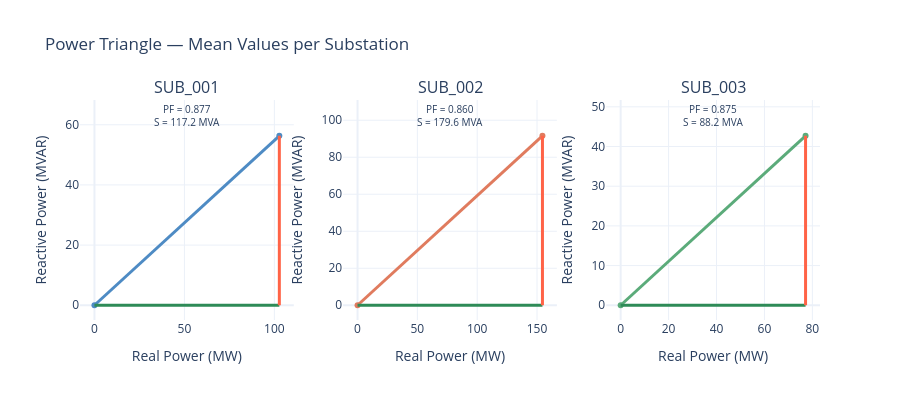

This figure's notebook cell:
### Markdown cell above
---
## Plot 4 — Power Triangle (Interactive)

One power triangle per station using its mean values. Hover over each arrow to see the exact magnitude.

### Code cell
fig = make_subplots(
    rows=1, cols=3,
    subplot_titles=STATIONS,
)

for col, sid in enumerate(STATIONS, start=1):
    s  = df[df['station_id'] == sid]
    P  = s['real_power_mw'].mean()
    Q  = s['reactive_power_mvar'].mean()
    S  = np.sqrt(P**2 + Q**2)
    PF = P / S

    color = COLORS[sid]

    fig.add_trace(go.Scatter(
        x=[0, P], y=[0, Q],
        mode='lines+markers',
        line=dict(color=color, width=3),
        name=f'{sid} S',
        hovertemplate=f'Apparent Power S = {S:.1f} MVA<extra></extra>',
        showlegend=False,
    ), row=1, col=col)

    fig.add_trace(go.Scatter(
        x=[0, P], y=[0, 0],
        mode='lines',
        line=dict(color='seagreen', width=3),
        name=f'{sid} P',
        hovertemplate=f'Real Power P = {P:.1f} MW<extra></extra>',
        showlegend=False,
    ), row=1, col=col)

    fig.add_trace(go.Scatter(
        x=[P, P], y=[0, Q],
        mode='lines',
        line=dict(color='tomato', width=3),
        name=f'{sid} Q',
        hovertemplate=f'Reactive Power Q = {Q:.1f} MVAR<extra></extra>',
        showlegend=False,
    ), row=1, col=col)

    fig.add_annotation(
        x=P / 2, y=Q + Q * 0.12,
        text=f'PF = {PF:.3f}<br>S = {S:.1f} MVA',
        showarrow=False,
        font=dict(size=10),
        row=1, col=col,
    )

fig.update_layout(
    title='Power Triangle — Mean Values per Substation',
    height=400,
    template='plotly_white',
)
fig.update_xaxes(title_text='Real Power (MW)')
fig.update_yaxes(title_text='Reactive Power (MVAR)')

fig.show()

### Figure 1 — Plotly figure (JSON) as saved in the notebook; plotly's stock layout.template omitted (floating-point values rounded to 4 significant figures)
{"data": [{"hovertemplate": "Apparent Power S = 117.2 MVA<extra></extra>", "line": {"color": "#4e8bc4", "width": 3}, "mode": "lines+markers", "name": "SUB_001 S", "showlegend": false, "type": "scatter", "x": [0, 102.8], "xaxis": "x", "y": [0, 56.32], "yaxis": "y"}, {"hovertemplate": "Real Power P = 102.8 MW<extra></extra>", "line": {"color": "seagreen", "width": 3}, "mode": "lines", "name": "SUB_001 P", "showlegend": false, "type": "scatter", "x": [0, 102.8], "xaxis": "x", "y": [0, 0], "yaxis": "y"}, {"hovertemplate": "Reactive Power Q = 56.3 MVAR<extra></extra>", "line": {"color": "tomato", "width": 3}, "mode": "lines", "name": "SUB_001 Q", "showlegend": false, "type": "scatter", "x": [102.8, 102.8], "xaxis": "x", "y": [0, 56.32], "yaxis": "y"}, {"hovertemplate": "Apparent Power S = 179.6 MVA<extra></extra>", "line": {"color": "#e07b5e", "width": 3}, "mode": "lines+markers", "name": "SUB_002 S", "showlegend": false, "type": "scatter", "x": [0, 154.5], "xaxis": "x2", "y": [0, 91.57], "yaxis": "y2"}, {"hovertemplate": "Real Power P = 154.5 MW<extra></extra>", "line": {"color": "seagreen", "width": 3}, "mode": "lines", "name": "SUB_002 P", "showlegend": false, "type": "scatter", "x": [0, 154.5], "xaxis": "x2", "y": [0, 0], "yaxis": "y2"}, {"hovertemplate": "Reactive Power Q = 91.6 MVAR<extra></extra>", "line": {"color": "tomato", "width": 3}, "mode": "lines", "name": "SUB_002 Q", "showlegend": false, "type": "scatter", "x": [154.5, 154.5], "xaxis": "x2", "y": [0, 91.57], "yaxis": "y2"}, {"hovertemplate": "Apparent Power S = 88.2 MVA<extra></extra>", "line": {"color": "#5bab7a", "width": 3}, "mode": "lines+markers", "name": "SUB_003 S", "showlegend": false, "type": "scatter", "x": [0, 77.16], "xaxis": "x3", "y": [0, 42.69], "yaxis": "y3"}, {"hovertemplate": "Real Power P = 77.2 MW<extra></extra>", "line": {"color": "seagreen", "width": 3}, "mode": "lines", "name": "SUB_003 P", "showlegend": false, "type": "scatter", "x": [0, 77.16], "xaxis": "x3", "y": [0, 0], "yaxis": "y3"}, {"hovertemplate": "Reactive Power Q = 42.7 MVAR<extra></extra>", "line": {"color": "tomato", "width": 3}, "mode": "lines", "name": "SUB_003 Q", "showlegend": false, "type": "scatter", "x": [77.16, 77.16], "xaxis": "x3", "y": [0, 42.69], "yaxis": "y3"}], "layout": {"annotations": [{"font": {"size": 16}, "showarrow": false, "text": "SUB_001", "x": 0.1444, "xanchor": "center", "xref": "paper", "y": 1, "yanchor": "bottom", "yref": "paper"}, {"font": {"size": 16}, "showarrow": false, "text": "SUB_002", "x": 0.5, "xanchor": "center", "xref": "paper", "y": 1, "yanchor": "bottom", "yref": "paper"}, {"font": {"size": 16}, "showarrow": false, "text": "SUB_003", "x": 0.8556, "xanchor": "center", "xref": "paper", "y": 1, "yanchor": "bottom", "yref": "paper"}, {"font": {"size": 10}, "showarrow": false, "text": "PF = 0.877<br>S = 117.2 MVA", "x": 51.38, "xref": "x", "y": 63.08, "yref": "y"}, {"font": {"size": 10}, "showarrow": false, "text": "PF = 0.860<br>S = 179.6 MVA", "x": 77.27, "xref": "x2", "y": 102.6, "yref": "y2"}, {"font": {"size": 10}, "showarrow": false, "text": "PF = 0.875<br>S = 88.2 MVA", "x": 38.58, "xref": "x3", "y": 47.81, "yref": "y3"}], "height": 400, "title": {"text": "Power Triangle — Mean Values per Substation"}, "xaxis": {"anchor": "y", "domain": [0, 0.2889], "title": {"text": "Real Power (MW)"}}, "xaxis2": {"anchor": "y2", "domain": [0.3556, 0.6444], "title": {"text": "Real Power (MW)"}}, "xaxis3": {"anchor": "y3", "domain": [0.7111, 1], "title": {"text": "Real Power (MW)"}}, "yaxis": {"anchor": "x", "domain": [0, 1], "title": {"text": "Reactive Power (MVAR)"}}, "yaxis2": {"anchor": "x2", "domain": [0, 1], "title": {"text": "Reactive Power (MVAR)"}}, "yaxis3": {"anchor": "x3", "domain": [0, 1], "title": {"text": "Reactive Power (MVAR)"}}}}
